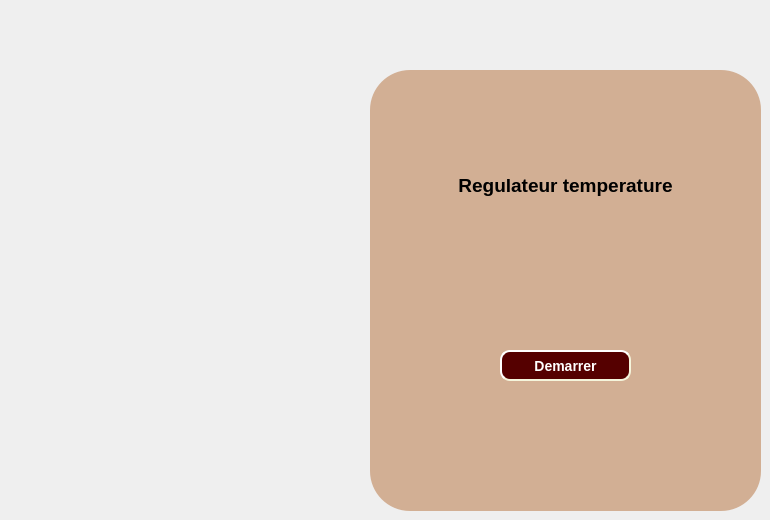
    <widget class="QWidget" name="tab7">
     <attribute name="title">
      <string>Regulateur de temperature</string>
     </attribute>
     <widget class="QWidget" name="gridWidget_10" native="true">
      <property name="geometry">
       <rect>
        <x>370</x>
        <y>70</y>
        <width>391</width>
        <height>441</height>
       </rect>
      </property>
      <property name="styleSheet">
       <string notr="true">background-color: rgb(210, 175, 148);

border-radius: 40px;

</string>
      </property>
      <widget class="QPushButton" name="Regulateur_temp">
       <property name="geometry">
        <rect>
         <x>130</x>
         <y>280</y>
         <width>131</width>
         <height>31</height>
        </rect>
       </property>
       <property name="styleSheet">
        <string notr="true">QPushButton
{
	background-color:rgb(85, 0, 0);



	border-style: outset;
    border-width: 2px;
    border-radius: 10px;
    border-color: beige;
    font: bold 14px;
 ;
    padding: 6px;
	color: rgb(255, 255, 255);
}
QPushButton:hover
{
	
	background-color: rgb(237, 218, 204);
	color: rgb(0, 0, 0);
	gridline-color: rgb(94, 118, 255);
}
QPushButton:pressed
{
	
	background-color: rgb(181, 255, 234);

}</string>
       </property>
       <property name="text">
        <string>Demarrer</string>
       </property>
      </widget>
      <widget class="QLabel" name="label_26">
       <property name="geometry">
        <rect>
         <x>0</x>
         <y>60</y>
         <width>391</width>
         <height>111</height>
        </rect>
       </property>
       <property name="styleSheet">
        <string notr="true"/>
       </property>
       <property name="text">
        <string>&lt;html&gt;&lt;head/&gt;&lt;body&gt;&lt;p align=&quot;center&quot;&gt;&lt;span style=&quot; font-size:14pt; font-weight:600;&quot;&gt;Regulateur temperature&lt;/span&gt;&lt;/p&gt;&lt;/body&gt;&lt;/html&gt;</string>
       </property>
      </widget>
     </widget>
     <widget class="QPushButton" name="home_6">
      <property name="geometry">
       <rect>
        <x>10</x>
        <y>10</y>
        <width>81</width>
        <height>71</height>
       </rect>
      </property>
      <property name="styleSheet">
       <string notr="true">QPushButton
{

	border-style: outset;
    border-color: beige;
    font: bold 14px;
 ;
    padding: 6px;
	color: rgb(555, 255, 255);
}
</string>
      </property>
      <property name="text">
       <string/>
      </property>
      <property name="icon">
       <iconset>
        <normaloff>home_salle.png</normaloff>home_salle.png</iconset>
      </property>
      <property name="iconSize">
       <size>
        <width>45</width>
        <height>45</height>
       </size>
      </property>
     </widget>
    </widget>
